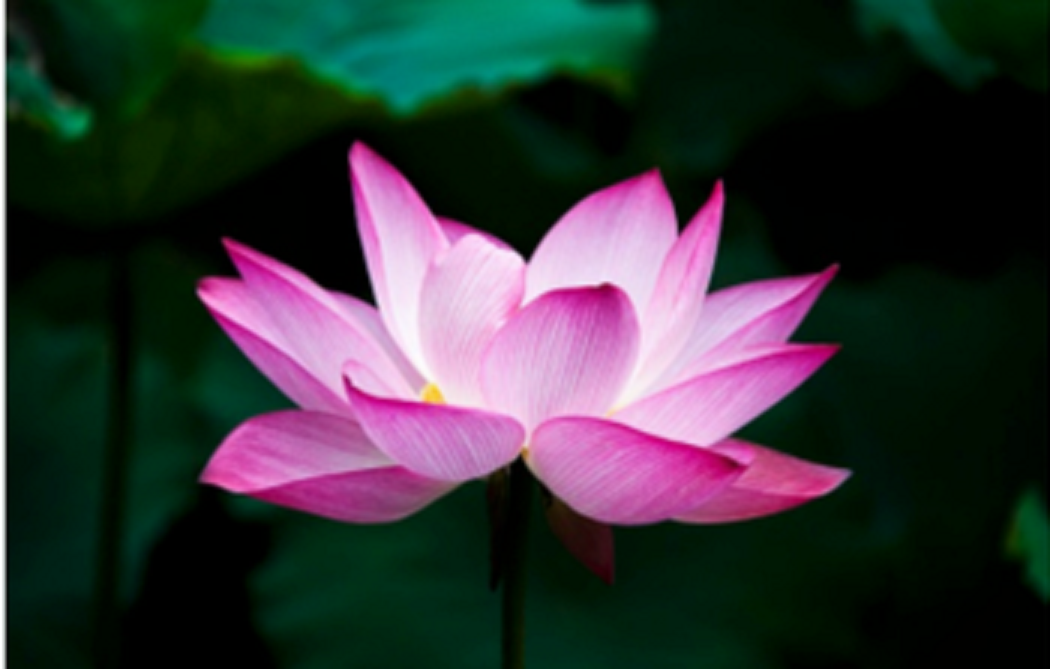
#> input picture flower.png, 1050 x 669 px, found by its file name
$ python edge_detectors.py   (older library calls are emulated)
#> lines starting #> are read from the running program, lines starting #| are printed output that depends on the picture
import numpy as np
import cv2
import matplotlib.pyplot as plt

# [14 lines left out: function threshold, not called in this run]

def gaussian_filter(image, sigma, kernel_size):
    if kernel_size % 2 == 0:
        raise ValueError("Kernel size must be odd.")

    # Create the Gaussian kernel
    x, y = np.meshgrid(np.arange(-(kernel_size // 2), kernel_size // 2 + 1),
                       np.arange(-(kernel_size // 2), kernel_size // 2 + 1))

	# The Gaussian function
    kernel = np.exp(-((x**2 + y**2) / (2 * sigma**2))) / (2 * np.pi * sigma**2)

    # Normalize the kernel
    kernel = kernel / np.sum(kernel)

    # Apply the filter (convolution)
    filtered_image = np.zeros_like(image, dtype=float)

    height, width = image.shape
    k_height, k_width = kernel.shape

    for i in range(height):
        for j in range(width):
            sum_val = 0
            for kx in range(k_width):
                for ky in range(k_height):
                    # Translate the kernel's coordinates to the original image's coordinates
                    x_idx = j - k_width // 2 + kx
                    y_idx = i - k_height // 2 + ky

					# Boundary check!
                    if 0 <= x_idx < width and 0 <= y_idx < height:
                        sum_val += image[y_idx, x_idx] * kernel[ky, kx]

            filtered_image[i, j] = sum_val

    return filtered_image.astype(image.dtype)

def convolve(image, kernel):
    # Get dimensions
    height, width = image.shape
    k_height, k_width = kernel.shape

    # Calculate padding needed
    pad_y = k_height // 2
    pad_x = k_width // 2

    # Initialize output array
    edges = np.zeros((height, width), dtype=np.float64)

    # Manual convolution
    for y in range(pad_y, height - pad_y):
        for x in range(pad_x, width - pad_x):
            # Extract region matching kernel size exactly
            region = image[y-pad_y:y+pad_y+(k_height%2), x-pad_x:x+pad_x+(k_width%2)]
            edges[y, x] = np.sum(region * kernel)

    return edges

def magnitude(x, y):
    return np.sqrt(x**2 + y**2)

# Sobel Edge Detection
def sobel_edge_detection(image):
    # Convert to grayscale as sobel operator works on single-channel images (not coloed images)
    gray_image  = cv2.cvtColor(image, cv2.COLOR_BGR2GRAY)

    # Apply Gaussian smoothing (optional) to reduce noise
    blurred_image = gaussian_filter(gray_image, 0, 3)

    # # Sobel operators
    # Gx = cv2.Sobel(blurred_image, cv2.CV_64F, 1, 0, ksize=3)
    # Gy = cv2.Sobel(blurred_image, cv2.CV_64F, 0, 1, ksize=3)

    # Define Sobel kernels
    kernel_x = np.array([[-1, 0, 1],
                        [-2, 0, 2],
                        [-1, 0, 1]])

    kernel_y = np.array([[-1, -2, -1],
                        [0, 0, 0],
                        [1, 2, 1]])

    # Apply Sobel kernels
    Gx = convolve(blurred_image, kernel_x)
    Gy = convolve(blurred_image, kernel_y)

    # Compute gradient magnitude
    G = magnitude(Gx, Gy)

    # Normalize to range 0-255 for better visualization
    Gx = np.uint8(255 * np.abs(Gx) / np.max(Gx))
    Gy = np.uint8(255 * np.abs(Gy) / np.max(Gy))
    # G = np.uint8(255 * np.abs(G) / np.max(G))

    return G

# Canny Edge Detection
# [152 lines left out: functions canny_edge_detection, prewitt_edge_detection, roberts_edge_detection, not called in this run]

def display_edge_detection(image_path, edge_detection_func, title):
    # Read the input image
#> called with title = 'Sobel'
    image = cv2.imread(image_path)
#> image is the input picture: shape (669, 1050, 3); mean B, G, R 53.8, 51.7, 50.2

    # Apply edge detection
    edges = edge_detection_func(image)
#> in sobel_edge_detection, `gray_image  = cv2.cvtColor(image, cv2.COLOR_BGR2GRAY)`:
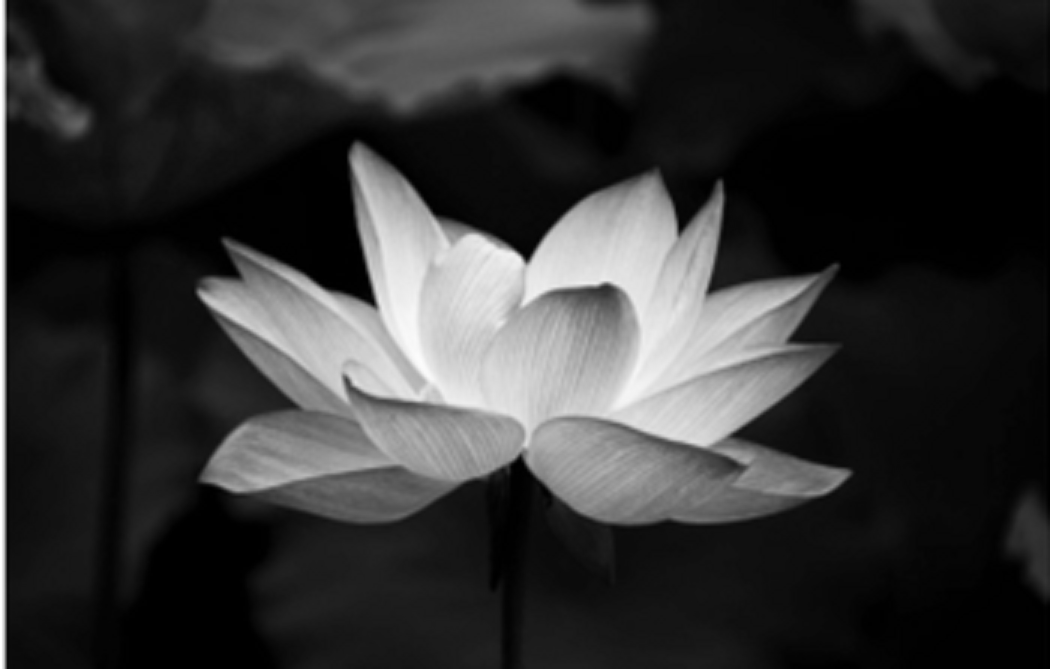
#> gray_image: shape (669, 1050); min 0, max 255, mean 51.5
#> after the loop in gaussian_filter, `for i in range(height):`: filtered_image: shape (669, 1050) float64; every value is NaN or infinite
#> in gaussian_filter, `return filtered_image.astype(image.dtype)`: returned value: shape (669, 1050); every value is 0
#> after the loop in convolve, `for y in range(pad_y, height - pad_y):`: edges: shape (669, 1050) float64; every value is 0

    # Display the results
    plt.figure(figsize=(10, 5))

    # Original Image
    plt.subplot(1, 2, 1)
    plt.imshow(cv2.cvtColor(image, cv2.COLOR_BGR2RGB))
    plt.title('Original Image')
    plt.axis('off')

    # Detected Edges
    plt.subplot(1, 2, 2)
    plt.imshow(edges, cmap='gray')
    plt.title(f'{title} Edge Detection')
    plt.axis('off')

    plt.show()
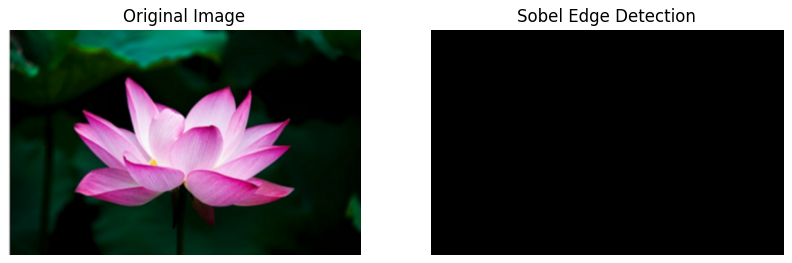
#> figure drawn by matplotlib, 2 panels

# # Usage examples:
display_edge_detection(r'E:\Rawan\Projects\Projects\ThirdYearBiomedical\Second Term\Computer Vision\Task1FilteringAndEdgeDetection\Task1-Noisy-Visions-Filtering-and-Edge-Perception\flower.png', sobel_edge_detection, 'Sobel')
# display_edge_detection(r'E:\Rawan\Projects\Projects\ThirdYearBiomedical\Second Term\Computer Vision\Task1FilteringAndEdgeDetection\Task1-Noisy-Visions-Filtering-and-Edge-Perception\flower.png', canny_edge_detection, 'Canny')
# display_edge_detection(r'E:\Rawan\Projects\Projects\ThirdYearBiomedical\Second Term\Computer Vision\Task1FilteringAndEdgeDetection\Task1-Noisy-Visions-Filtering-and-Edge-Perception\flower.png', prewitt_edge_detection, 'Prewitt')
# display_edge_detection(r'E:\Rawan\Projects\Projects\ThirdYearBiomedical\Second Term\Computer Vision\Task1FilteringAndEdgeDetection\Task1-Noisy-Visions-Filtering-and-Edge-Perception\flower.png', roberts_edge_detection, 'Roberts')
